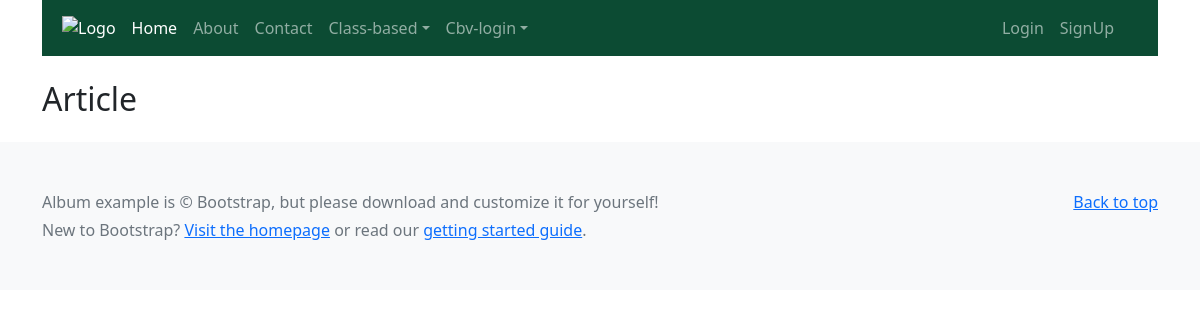
The page /cbv/cindex/ on the database as committed earlier.
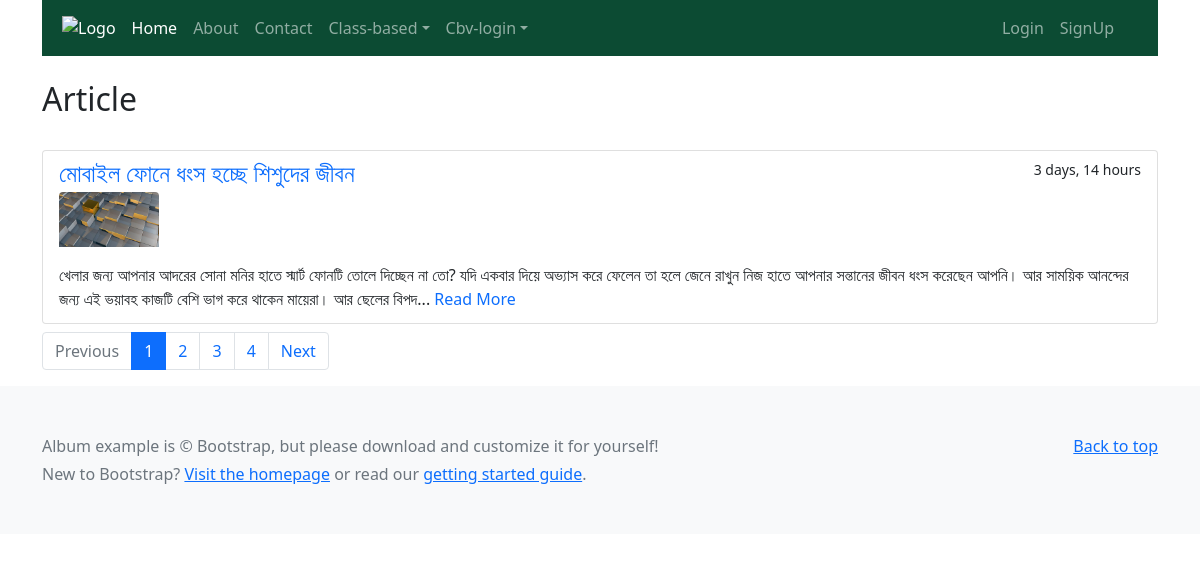
The same page on the database as committed later.
### proj2app2/models.py (models this page shows, shortened)
class CbvArticle(models.Model):
    img = models.ImageField(upload_to='img/')
    title = models.CharField(max_length=200)
    description = models.TextField()
    datetime = models.DateTimeField(auto_now_add=False)
    class Meta:
        verbose_name_plural = 'Cbv Articles'
    def excerptf(self):
        return self.description[0:250]

### proj2app2/views.py (the view)
# urls.py: path('cindex/', CbvArticleListView.as_view(), name = 'c_index'),
class CbvArticleListView(ListView):
     model = CbvArticle
     template_name = 'cbvtemplate/cindex.html'
     context_object_name = "article_list"
     paginate_by = 1

### template/cbvtemplate/cindex.html
{% extends "includes/base.html" %}
{% block content %}
    <div class="container">
       <h2 class="my-4">Article</h2>
    {% for article in article_list %}
        <div class="list-group">
        <div class="list-group-item my-2" >
            <div class="d-flex w-100 justify-content-between">
            <h4 class="mb-1"><a href="{% url 'article_details' article.id %}" style="text-decoration:none;">{{ article.title }}</a></h4>
            <small> {{ article.datetime | timesince }}</small>
            </div>
            <p> <img src="{{article.img.url }}" width="100" height="100" class="img-fluid rounded-top" alt=""></p>
            <p class="mb-1">{{ article.excerptf }}... <a href="{% url 'article_details' article.id %}" style="text-decoration:none;"> Read More</a></p>
        </div>
        </div>
    {% endfor %}
    {% if is_paginated %}
    <ul class="paginationfh">
        {% if page_obj.has_previous %}
        <li class="page-item" ><a class="page-link" href="?page={{ page_obj.previous_page_number }}">Previous</a></li>
        {% else %}
        <li class="page-item disabled">
        <a class="page-link" href="#" tabindex="-1" aria-disabled="true">Previous</a>
        </li>
        {% endif %}
        {% for i in paginator.page_range %}
        {% if page_obj.number == i %}
            <li class="page-item active " aria-current="page"><a class="page-link" href="#">{{ i }}  </a> </li>
        {% else %}
            <li class="page-item"><a class="page-link" href="?page={{ i }}">{{ i }}</a></li>
        {% endif %}
        {% endfor %}
        {% if page_obj.has_next %}
        <li class="page-item"><a class="page-link" href="?page={{ page_obj.next_page_number }}">Next</a></li>
        {% else %}
        <li class="page-item disabled">
        <a class="page-link" href="#" tabindex="-1" aria-disabled="true">Next</a>
        </li>
        {% endif %}
    </ul>
    {% endif %}
</div>
{% endblock %}

### template/includes/base.html (shortened to what this page needs)
{% load static %}
<!doctype html>
<html lang="en">
  <head>
    <link href="https://cdn.jsdelivr.net/npm/bootstrap@5.0.2/dist/css/bootstrap.min.css" rel="stylesheet">
    <link rel="stylesheet" href="{% static 'css/style.css' %}">
  </head>
  <body>
  <header>
    <div class="container">
    <nav class="navbar navbar-expand-lg navbar-dark nav-bg">
        <div class="container-fluid">
          <a href="/" class="d-flex align-items-center mb-2 mb-lg-0 text-white text-decoration-none mx-2">
           <img src= "https://static.djangoproject.com/img/logo-django.42234b631760.svg" alt="Logo"/>
        </a>
          <div class="collapse navbar-collapse" id="navbarSupportedContent">
            <ul class="navbar-nav me-auto mb-2 mb-lg-0">
              <li class="nav-item">
                <a class="nav-link active" aria-current="page" href="{% url 'home' %}">Home</a>
              </li>
              <li class="nav-item">
                <a class="nav-link" href="{% url 'about_us' %}">About</a>
              </li>
              <li class="nav-item">
                <a class="nav-link" href="{% url 'contact_us' %}">Contact</a>
              </li>
              <li class="nav-item dropdown">
            <a class="nav-link dropdown-toggle" href="#" id="dropdownId" data-bs-toggle="dropdown" aria-haspopup="true" aria-expanded="false">Class-based</a>
          </li>
              <li class="nav-item dropdown">
            <a class="nav-link dropdown-toggle" href="#" id="dropdownId" data-bs-toggle="dropdown" aria-haspopup="true" aria-expanded="false">Cbv-login</a>
          </li>
            </ul>
            <div class="d-flex mx-4">
              <ul class="navbar-nav me-auto mb-2 mb-lg-0 ">
              {% if user.is_authenticated %}
                  <li class="nav-item ">
                  <span class="nav-link  ">Welcome, {{user.username}}  </span>
                </li>
                  <li class="nav-item ">
                  <span class="nav-link  ">| </span>
                </li>
                  <li class="nav-item ">
                  <a class="nav-link  " href="{% url 'cbvlogout' %}">Logout</a>
                </li>
              {% else %}
                <li class="nav-item ">
                  <a class="nav-link  " href="{% url 'login' %}">Login</a>
                </li>
                <li class="nav-item ">
                  <a class="nav-link  " href="{% url 'cbvsign_up' %}">SignUp</a>
                </li>
              {% endif %}
              </ul>
            </div>
          </div>
        </div>
      </nav>
    </div>
</header>
    <div>
        {% block content %}
        {% endblock  %}
    </div>
<footer class="text-muted py-5 bg-light">
  <div class="container">
    <p class="float-end mb-1">
      <a href="#">Back to top</a>
    </p>
    <p class="mb-1">Album example is &copy; Bootstrap, but please download and customize it for yourself!</p>
    <p class="mb-0">New to Bootstrap? <a href="/">Visit the homepage</a> or read our <a href="/docs/5.0/getting-started/introduction/">getting started guide</a>.</p>
  </div>
</footer>
  </body>
</html>

### static/css/style.css (style rules this page uses)
.nav-bg { background-color:#0C4B33 ; }
.paginationfh { display: flex; padding-left: 0; list-style: none; }

Rows that differ between the two databases and show on the page:
added CbvArticle: title "মোবাইল ফোনে ধংস হচ্ছে শিশুদের জীবন", datetime "3 days, 14 hours", img (picture), excerptf "খেলার জন্য আপনার আদরের সোনা মনির হাতে স্মার্ট ফোনটি তোলে দিচ্ছেন না তো? যদি একবার দিয়ে অভ্যাস করে ফেলেন তা হলে জেনে রাখুন নিজ হাতে আপনার সন্তানের জীবন ধংস করেছেন আপনি। আর সাময়িক আনন্দের জন্য এই ভয়াবহ কাজটি বেশি ভাগ করে থাকেন মায়েরা। আর ছেলের বিপদ"
Other text that changed with them:
text now shown: "Previous Next"
new list line: "1"
new list line: "2"
new list line: "3"
new list line: "4"
